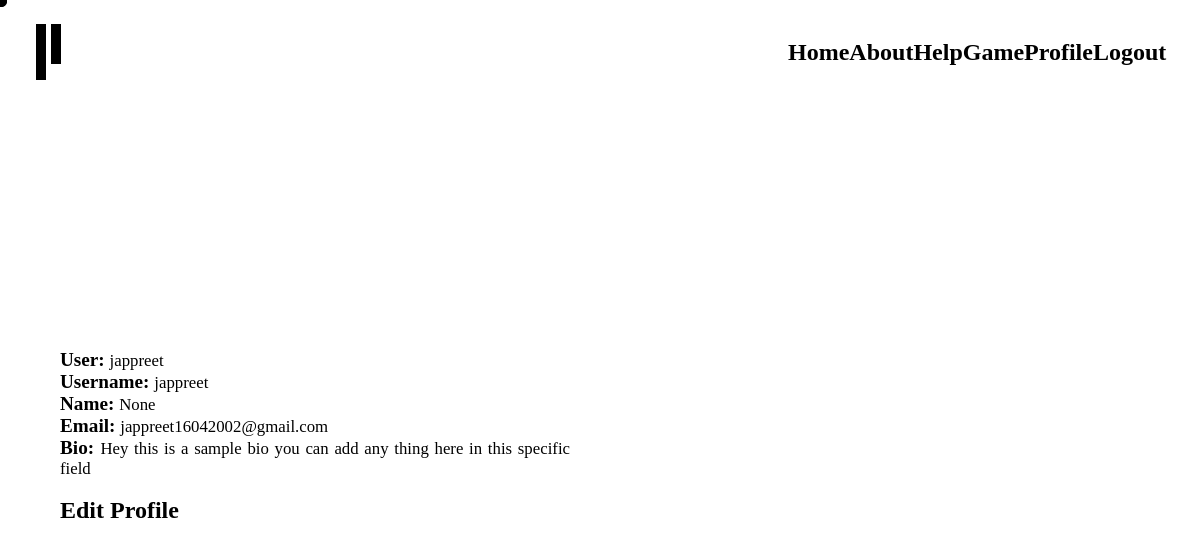
Screenshot of /members/profile/ (signed in) with the database file from the repository.
### members/models.py (models this page shows, shortened)
class Profile(models.Model):
  id = models.UUIDField(default=uuid.uuid4, unique=True, primary_key=True, editable=False)
  user = models.OneToOneField(User, on_delete=models.CASCADE)
  username = models.CharField(max_length=200, blank=True, null=True)
  name = models.CharField(max_length=200, blank=True, null=True)
  email = models.EmailField(max_length=500, blank=True)
  bio = models.TextField(blank=True, null=True)
  created = models.DateTimeField(auto_now_add=True)

### members/views.py (the view)
# urls.py: path('profile/', views.userProfile, name="profile"),
def userProfile(request):
  if request.user.is_authenticated:
    profile = request.user.profile
    score = profile.score
    context = {'profile': profile, 'score': score}
    return render(request, 'profile.html', context)
  else:
    messages.info(request, 'You must be logged in to access this page')
    return redirect('login')

### templates/profile.html (shortened to what this page needs)
{% extends 'main.html' %} {% load static %}
{% block title %} Welcome To Blog {% endblock %} {% block content %}
<section class="profile">
  <div class="profile-left">
    <div>
      <h1>
        <div class="overflow">
        </div>
      </h1>
      <p><strong>User: </strong> {{profile.user}}</p>
      <p><strong>Username: </strong> {{profile.username}}</p>
      <p><strong>Name: </strong> {{profile.name}}</p>
      <p><strong>Email: </strong> {{profile.email}}</p>
      <p><strong>Bio: </strong> {{profile.bio}}</p>
    </div>
    <br />
    <div>
      <a class="hover-anchor" href="{% url 'edit-profile' %}"
        ><h2>Edit Profile</h2></a
      >
    </div>
  </div>
  <div class="profile-right">
    <div class="overflow">
    </div>
    <div class="overflow">
    </div>
  </div>
</section>
{% endblock content %}

### static/css/styles.css (style rules this page uses)
* { margin: 0; padding: 0; box-sizing: border-box; text-rendering: optimizeLegibility; cursor: default; }
html, body { user-select: none; padding: 0; margin: 0; overflow-x: hidden; background-color: white; position: relative; color: black; font-family: "Monteral-T"; }
h1 { font-size: 6vw; font-size: 1000; font-family: "Moresby"; text-transform: capitalize; }
p { font-size: 1.6vw; text-align: justify; }
.overflow { overflow: hidden; width: 100%; }
.hover-anchor { text-decoration: none; color: black; font-family: "Monteral-T"; position: relative; cursor: pointer; }
.hover-anchor::after { content: ""; position: absolute; bottom: 0; left: 0; z-index: 2; color: black; width: 0; transition: all 0.3s ease-in-out; transform-origin: left; border-bottom: 2px solid black; }
.profile { height: 100vh; display: flex; align-items: center; justify-content: center; padding: 5vw; gap: 5vw; }
.profile-left { flex: 50%; height: 100%; display: flex; align-items: flex; justify-content: center; flex-direction: column; position: relative; }
.profile-left p { position: relative; z-index: 2; font-size: 1.4vw; }
.profile-left p strong { font-family: "Monteral-B"; font-size: 1.6vw; }
.profile-left a { width: auto; display: inline-block; }
.profile-right { flex: 50%; height: 100%; align-items: center; justify-content: center; display: flex; position: relative; }
.profile-right .overflow:nth-of-type(1) { position: absolute; top: 50%; left: 50%; transform: translate(-20%, -100%); display: flex; align-items: center; justify-content: center; height: 15vh; width: 25vw; overflow: hidden; }
.profile-right .overflow:nth-of-type(2) { position: absolute; top: 50%; left: 50%; transform: translate(-75%, 50%); display: flex; align-items: center; height: 15vh; width: 25vw; justify-content: center; overflow: hidden; }

### rows the page displays
Profile: user "jappreet", username "jappreet", name "None", email "jappreet16042002@gmail.com", bio "Hey this is a sample bio you can add any thing here in this specific field"
